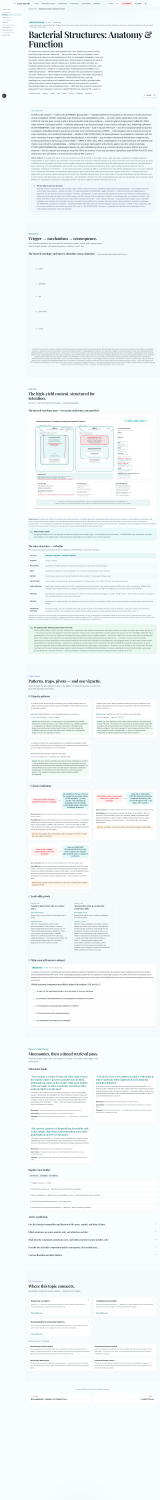
#> input picture docs/qa/m1/full-desktop-light.png, 1440 x 13500 px, found by its file name (shown at 1/9 size); its folder holds 2 pictures in this run
$ python m1-crops.py
#> lines starting #> are read from the running program, lines starting #| are printed output that depends on the picture
#!/usr/bin/env python3
"""M1 element captures — PIL crop of the registry visual from the
4 full-page captures, using text-anchored DOM doc-coordinates (rects measured
in-browser; identical y-offsets verified in light and dark: x=281, y=3750,
1102x877)."""
from PIL import Image
import os
import statistics

QA = "/home/z/kyp-usmle-notes/docs/qa/m1"
# doc-coords at viewport 1440 (light and dark verified identical)
VISUALS = [
    ("bacterial-cell-anatomy", {"x": 281, "y": 3750, "w": 1102, "h": 877}),
]
THEMES = ["light", "dark"]

for theme in THEMES:
    im = Image.open(f"{QA}/full-desktop-{theme}.png")
#> im is the input picture: PIL image 1440x13500 RGB; mean R, G, B 241.5, 246.7, 247.4
    for name, r in VISUALS:
        box = (int(r["x"]), int(r["y"]), int(r["x"] + r["w"]), int(r["y"] + r["h"]))
        crop = im.crop(box)
        out = f"{QA}/element-{name}-{theme}.png"
        crop.save(out)
        # content check: stdev of grayscale (blank regions have ~0)
        gray = crop.convert("L")
        px = list(gray.getdata())
        sd = statistics.pstdev(px[::37])
        print(f"{os.path.basename(out)}: {crop.size[0]}x{crop.size[1]} stdev={sd:.2f}")
#> this loop made 1 pass
#> sd on pass 1: 28.84
#| element-bacterial-cell-anatomy-light.png: 1102x877 stdev=28.84
#> pass 1, `crop = im.crop(box)`:
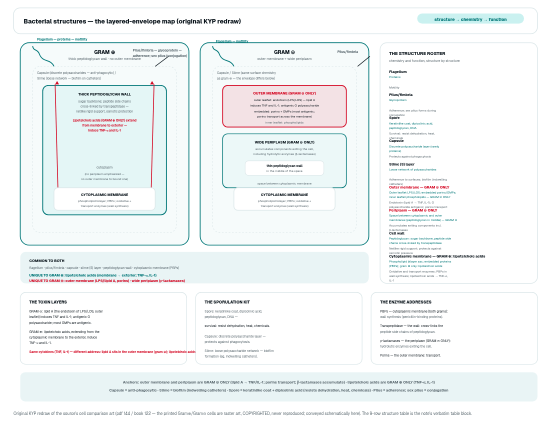
#> crop: PIL image 1102x877 RGB (shown at 1/2 size); mean R, G, B 241.6, 245.2, 245.7
#> pass 1, `gray = crop.convert("L")`:
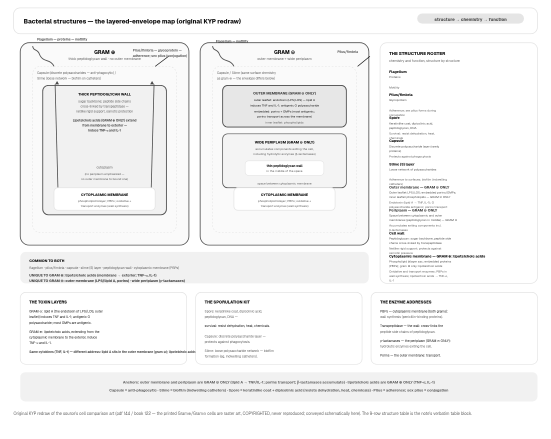
#> gray: PIL image 1102x877 L (shown at 1/2 size); min 17, max 255, mean 244.3
#> pass 2 of the loop `for theme in THEMES:`:
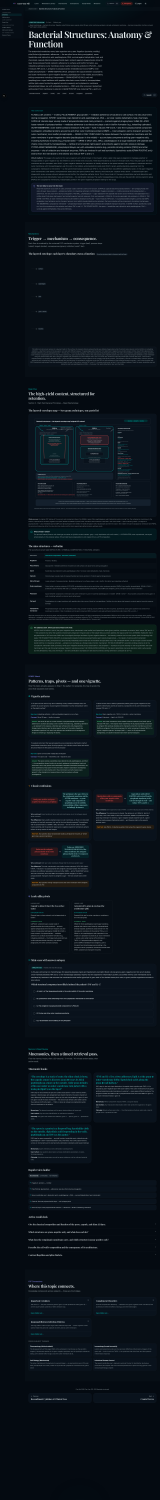
#> input picture docs/qa/m1/full-desktop-dark.png, 1440 x 13500 px, found by its file name (shown at 1/9 size)
#> im is the input picture: PIL image 1440x13500 RGB; mean R, G, B 11.8, 20, 27.2
#> the loop `for name, r in VISUALS:` made 1 pass
#> sd on pass 1: 24.85
#> (printed output is left out)
#> pass 1, `crop = im.crop(box)`:
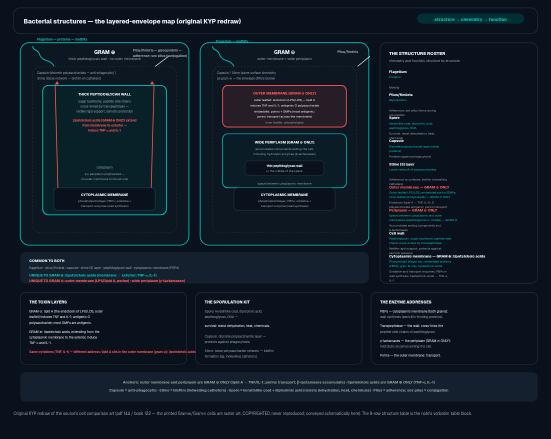
#> crop: PIL image 1102x877 RGB (shown at 1/2 size); mean R, G, B 16.4, 27.9, 37.7
#> pass 1, `gray = crop.convert("L")`:
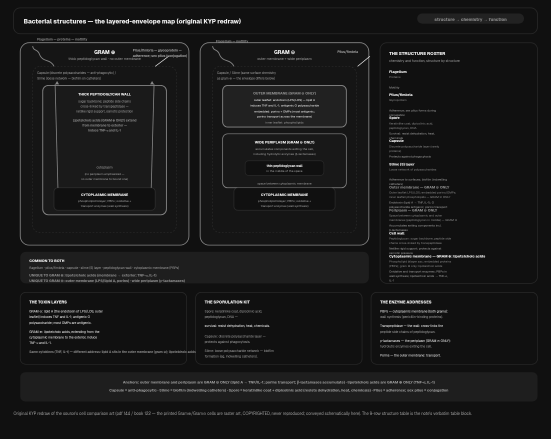
#> gray: PIL image 1102x877 L (shown at 1/2 size); min 15, max 241, mean 25.3
print("DONE")
